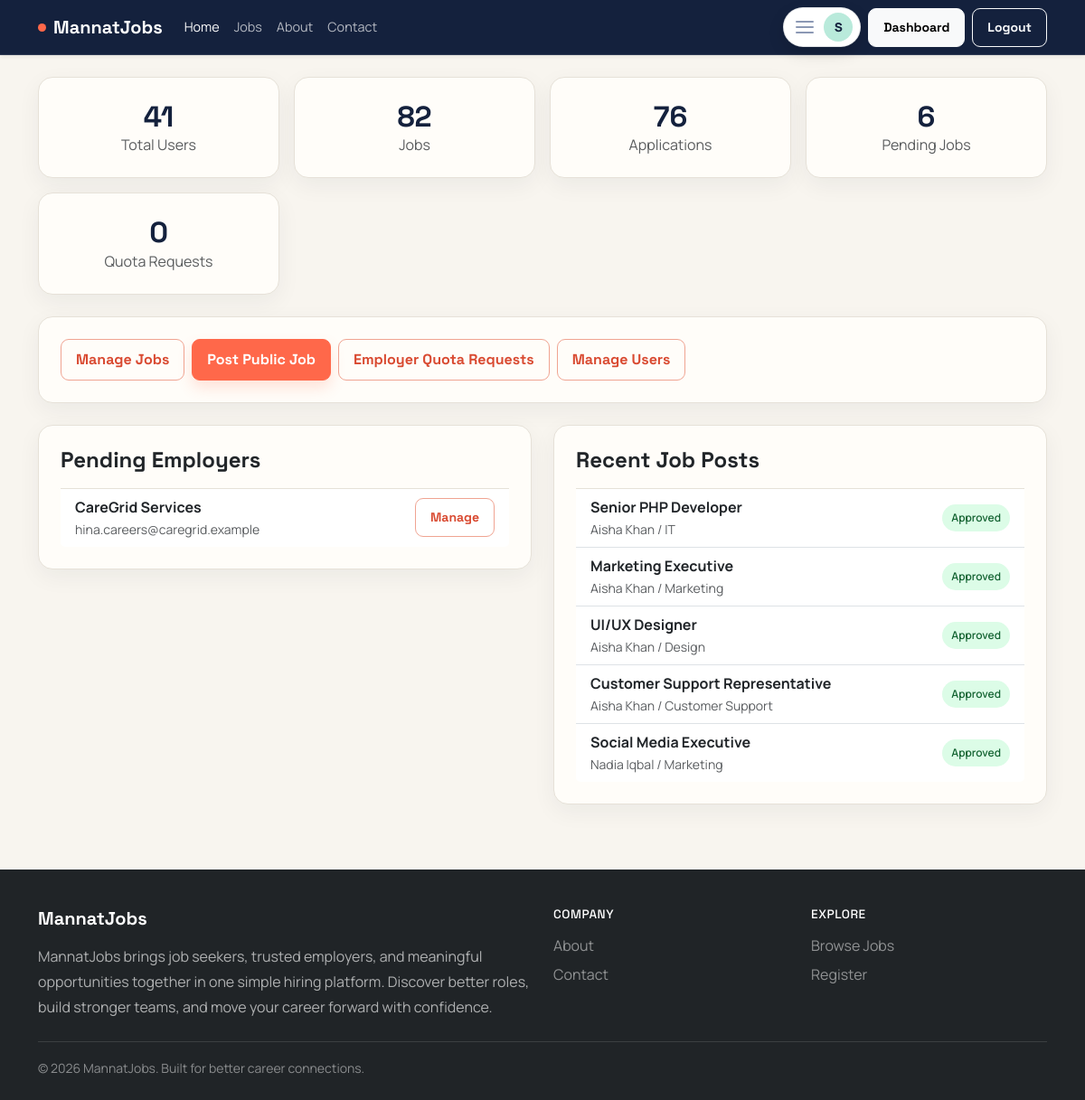
/admin/index.php (signed in), run on the app's committed database.
### tables this page shows
CREATE TABLE employer_profiles (
    user_id INT UNSIGNED NOT NULL PRIMARY KEY,
    company_name VARCHAR(180) DEFAULT NULL,
    company_logo VARCHAR(255) DEFAULT NULL,
    company_website VARCHAR(255) DEFAULT NULL,
    company_description TEXT DEFAULT NULL,
    approved TINYINT(1) NOT NULL DEFAULT 0,
    updated_at TIMESTAMP NOT NULL DEFAULT CURRENT_TIMESTAMP ON UPDATE CURRENT_TIMESTAMP,
    CONSTRAINT fk_employer_user FOREIGN KEY (user_id) REFERENCES users(id) ON DELETE CASCADE
);

CREATE TABLE users (
    id INT UNSIGNED AUTO_INCREMENT PRIMARY KEY,
    name VARCHAR(150) NOT NULL,
    email VARCHAR(180) NOT NULL UNIQUE,
    password VARCHAR(255) NOT NULL,
    role ENUM('jobseeker', 'employer', 'admin') NOT NULL,
    phone VARCHAR(30) DEFAULT NULL,
    status ENUM('active', 'blocked', 'pending') NOT NULL DEFAULT 'active',
    created_at TIMESTAMP NOT NULL DEFAULT CURRENT_TIMESTAMP,
    INDEX idx_users_role (role),
    INDEX idx_users_status (status)
);

CREATE TABLE jobs (
    id INT UNSIGNED AUTO_INCREMENT PRIMARY KEY,
    employer_id INT UNSIGNED NOT NULL,
    category_id INT UNSIGNED NOT NULL,
    title VARCHAR(180) NOT NULL,
    description TEXT NOT NULL,
    requirements TEXT NOT NULL,
    location VARCHAR(120) NOT NULL,
    job_type ENUM('Full-time', 'Part-time', 'Remote', 'Internship') NOT NULL,
    salary_min DECIMAL(12,2) DEFAULT NULL,
    salary_max DECIMAL(12,2) DEFAULT NULL,
    experience_level VARCHAR(80) DEFAULT NULL,
    deadline DATE DEFAULT NULL,
    status ENUM('pending', 'approved', 'rejected', 'closed') NOT NULL DEFAULT 'pending',
    created_at TIMESTAMP NOT NULL DEFAULT CURRENT_TIMESTAMP,
    updated_at TIMESTAMP NOT NULL DEFAULT CURRENT_TIMESTAMP ON UPDATE CURRENT_TIMESTAMP,
    CONSTRAINT fk_jobs_employer FOREIGN KEY (employer_id) REFERENCES users(id) ON DELETE CASCADE,
    CONSTRAINT fk_jobs_category FOREIGN KEY (category_id) REFERENCES job_categories(id) ON DELETE RESTRICT,
    INDEX idx_jobs_employer (employer_id),
    INDEX idx_jobs_status (status),
    INDEX idx_jobs_location (location),
    INDEX idx_jobs_category (category_id)
);

CREATE TABLE job_categories (
    id INT UNSIGNED AUTO_INCREMENT PRIMARY KEY,
    name VARCHAR(100) NOT NULL UNIQUE,
    created_at TIMESTAMP NOT NULL DEFAULT CURRENT_TIMESTAMP
);

### includes/functions.php (called while the page is built, shortened)
<?php
function e($value)
{
    return htmlspecialchars((string)$value, ENT_QUOTES, 'UTF-8');
}
function appBasePath()
{
    static $basePath;
    if ($basePath !== null) {
        return $basePath;
    }
    $documentRoot = realpath($_SERVER['DOCUMENT_ROOT'] ?? '');
    $appRoot = realpath(__DIR__ . '/..');
    $basePath = '';
    if ($documentRoot && $appRoot) {
        $documentRoot = str_replace('\\', '/', rtrim($documentRoot, '\\/'));
        $appRoot = str_replace('\\', '/', $appRoot);
        if (str_starts_with(strtolower($appRoot), strtolower($documentRoot))) {
            $basePath = substr($appRoot, strlen($documentRoot));
        }
    }
    return rtrim($basePath, '/');
}
function url($path = '')
{
    $path = ltrim($path, '/');
    return appBasePath() . ($path === '' ? '/' : '/' . $path);
}

### admin/index.php (the view, shortened to what this page needs)
<?php
require_once __DIR__ . '/../includes/db.php';
require_once __DIR__ . '/../includes/functions.php';
$totalUsers = $conn->query('SELECT COUNT(*) AS total FROM users')->fetch_assoc()['total'];
$totalJobs = $conn->query('SELECT COUNT(*) AS total FROM jobs')->fetch_assoc()['total'];
$totalApplications = $conn->query('SELECT COUNT(*) AS total FROM applications')->fetch_assoc()['total'];
$pendingJobs = $conn->query('SELECT COUNT(*) AS total FROM jobs WHERE status = "pending"')->fetch_assoc()['total'];
$pendingQuotaRequests = $conn->query("SELECT COUNT(*) AS total FROM job_post_quota_requests WHERE status = 'pending'")->fetch_assoc()['total'];
$recentJobs = $conn->query('SELECT j.*, c.name AS category_name, u.name AS employer_name FROM jobs j INNER JOIN job_categories c ON c.id = j.category_id INNER JOIN users u ON u.id = j.employer_id ORDER BY j.created_at DESC LIMIT 5');
$pendingEmployerList = $conn->query('SELECT u.*, ep.company_name FROM users u INNER JOIN employer_profiles ep ON ep.user_id = u.id WHERE u.role = "employer" AND u.status = "pending" ORDER BY u.created_at DESC LIMIT 5');
include __DIR__ . '/../includes/header.php';
?>
<div class="row g-3 mb-4">
    <div class="col-md-3">
        <a href="<?php echo e(url('admin/users.php')); ?>" class="stat-box d-block text-decoration-none text-reset">
            <h3><?php echo (int)$totalUsers; ?></h3>
            <p class="mb-0 text-muted">Total Users</p>
        </a>
    </div>
    <div class="col-md-3">
        <a href="<?php echo e(url('admin/jobs.php')); ?>" class="stat-box d-block text-decoration-none text-reset">
            <h3><?php echo (int)$totalJobs; ?></h3>
            <p class="mb-0 text-muted">Jobs</p>
        </a>
    </div>
    <div class="col-md-3">
        <a href="<?php echo e(url('admin/applications.php')); ?>" class="stat-box d-block text-decoration-none text-reset">
            <h3><?php echo (int)$totalApplications; ?></h3>
            <p class="mb-0 text-muted">Applications</p>
        </a>
    </div>
    <div class="col-md-3">
        <a href="<?php echo e(url('admin/jobs.php?status=pending')); ?>" class="stat-box d-block text-decoration-none text-reset">
            <h3><?php echo (int)$pendingJobs; ?></h3>
            <p class="mb-0 text-muted">Pending Jobs</p>
        </a>
    </div>
    <div class="col-md-3">
        <a href="<?php echo e(url('admin/quota-requests.php')); ?>" class="stat-box d-block text-decoration-none text-reset">
            <h3><?php echo (int)$pendingQuotaRequests; ?></h3>
            <p class="mb-0 text-muted">Quota Requests</p>
        </a>
    </div>
</div>
<div class="row g-4">
    <div class="col-12">
        <div class="card p-4">
            <div class="d-flex flex-wrap gap-2">
                <a href="<?php echo e(url('admin/jobs.php')); ?>" class="btn btn-outline-primary">Manage Jobs</a>
                <a href="<?php echo e(url('admin/post-job.php')); ?>" class="btn btn-primary">Post Public Job</a>
                <a href="<?php echo e(url('admin/quota-requests.php')); ?>" class="btn btn-outline-primary">Employer Quota Requests</a>
                <a href="<?php echo e(url('admin/users.php')); ?>" class="btn btn-outline-primary">Manage Users</a>
            </div>
        </div>
    </div>
    <div class="col-lg-6">
        <div class="card p-4">
            <h4 class="fw-bold mb-3">Pending Employers</h4>
            <?php if ($pendingEmployerList->num_rows > 0): ?>
                <ul class="list-group list-group-flush">
                    <?php while ($row = $pendingEmployerList->fetch_assoc()): ?>
                        <li class="list-group-item d-flex justify-content-between align-items-center">
                            <div>
                                <strong><?php echo e($row['company_name']); ?></strong><br>
                                <small class="text-muted"><?php echo e($row['email']); ?></small>
                            </div>
                            <a href="<?php echo e(url('admin/users.php')); ?>" class="btn btn-sm btn-outline-primary">Manage</a>
                        </li>
                    <?php endwhile; ?>
                </ul>
            <?php else: ?>
                <p class="text-muted mb-0">No pending employer accounts.</p>
            <?php endif; ?>
        </div>
    </div>
    <div class="col-lg-6">
        <div class="card p-4">
            <h4 class="fw-bold mb-3">Recent Job Posts</h4>
            <?php if ($recentJobs->num_rows > 0): ?>
                <ul class="list-group list-group-flush">
                    <?php while ($job = $recentJobs->fetch_assoc()): ?>
                        <li class="list-group-item d-flex justify-content-between align-items-center">
                            <div>
                                <strong><?php echo e($job['title']); ?></strong><br>
                                <small class="text-muted"><?php echo e($job['employer_name']); ?> / <?php echo e($job['category_name']); ?></small>
                            </div>
                            <span class="status-pill status-<?php echo e($job['status']); ?>"><?php echo e(ucfirst($job['status'])); ?></span>
                        </li>
                    <?php endwhile; ?>
                </ul>
            <?php else: ?>
                <p class="text-muted mb-0">No jobs have been posted yet.</p>
            <?php endif; ?>
        </div>
    </div>
</div>
<?php include __DIR__ . '/../includes/footer.php'; ?>

### assets/css/style.css (style rules this page uses)
:root { --primary: #ff684a; --primary-dark: #d94a31; --secondary: #14213d; --ink: #172033; --paper: #f8f5ef; --mint: #b9eadb; --muted: #657084; --success: #20866b; --danger: #c94848; --warning: #d28a22; --border: #e6e1d8; --shadow: 0 18px 50px rgba(20, 33, 61, 0.09); }
* { scrollbar-color: #b9b1a5 var(--paper); }
body { font-family: 'Manrope', sans-serif; background: var(--paper); color: var(--ink); min-width: 320px; min-height: 100vh; display: flex; flex-direction: column; }
h1, h2, h3, h4, h5, h6, .navbar-brand, .btn { font-family: 'Space Grotesk', sans-serif; }
h1, h2, h3, h4, h5, h6 { letter-spacing: 0; }
.card, .stat-box, .dashboard-sidebar { border: 1px solid var(--border); border-radius: 16px; box-shadow: 0 8px 26px rgba(20, 33, 61, 0.055); background: #fffdf9; }
.card { transition: box-shadow 180ms ease, transform 180ms ease; }
.status-pill { display: inline-block; padding: 6px 10px; border-radius: 999px; font-size: 0.75rem; font-weight: 600; }
.status-approved { background: #dcfce7; color: #166534; }
.btn { border-radius: 9px; font-weight: 700; padding: 10px 16px; transition: transform 160ms ease, box-shadow 160ms ease, background 160ms ease; }
.btn-primary { --bs-btn-bg: var(--primary); --bs-btn-border-color: var(--primary); --bs-btn-hover-bg: var(--primary-dark); --bs-btn-hover-border-color: var(--primary-dark); box-shadow: 0 8px 16px rgba(255, 104, 74, 0.18); }
.btn-outline-primary { --bs-btn-color: var(--primary-dark); --bs-btn-border-color: #f0a492; --bs-btn-hover-bg: var(--primary); --bs-btn-hover-border-color: var(--primary); }
.stat-box { padding: 24px 18px; text-align: center; }
.stat-box h3 { margin: 0; font-size: 2rem; font-weight: 700; color: var(--secondary); }

### data on the page
employer_profiles: company_name "CareGrid Services", user_id.email "hina.careers@caregrid.example"
jobs: title "Senior PHP Developer", employer.name "Aisha Khan", category.name "IT", status "Approved"
jobs: title "Marketing Executive", employer.name "Aisha Khan", category.name "Marketing", status "Approved"
jobs: title "UI/UX Designer", employer.name "Aisha Khan", category.name "Design", status "Approved"
jobs: title "Customer Support Representative", employer.name "Aisha Khan", category.name "Customer Support", status "Approved"
jobs: title "Social Media Executive", employer.name "Nadia Iqbal", category.name "Marketing", status "Approved"

### other printed values
userInitial($user) "S"
$totalUsers "41"
$totalJobs "82"
$totalApplications "76"
$pendingJobs "6"
$pendingQuotaRequests "0"
